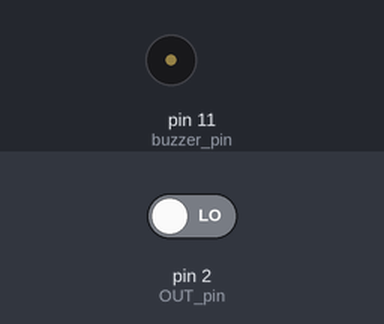
This sketch was run on a simulated Arduino Uno, built with avr-gcc and run on an emulated ATmega328P. Shown: buzzer (waves = sounding, pin HIGH). The test bench sets the inputs (shaded band); at power-on: pin 2 (OUT_pin) LOW.

Above: at 1.2 s.
1.3 s: pin 2 (OUT_pin) driven HIGH
At 1.55 s:
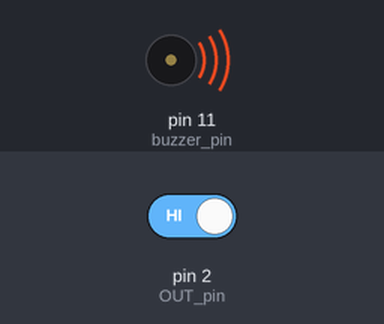
4.3 s: pin 2 (OUT_pin) driven LOW
At 4.3 s:
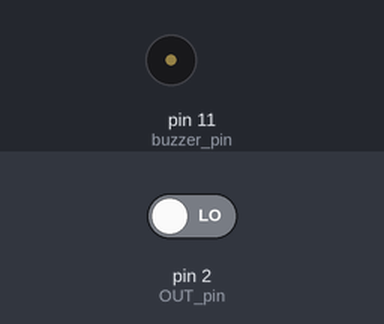
Timing chart, 0 to 7.3 s (numbered marks = the images above; inputs shaded):
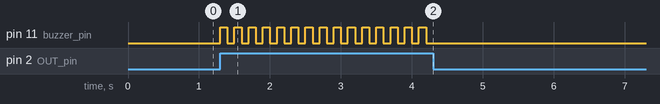

The sketch:

PIR.ino
```cpp
int OUT_pin = 2;
int buzzer_pin = 11;

void setup() {
  pinMode(OUT_pin, INPUT); //Pin 2 as INPUT
  pinMode(buzzer_pin, OUTPUT); //PIN 11 as OUTPUT
}

void loop() {
  if (digitalRead(OUT_pin) == HIGH)
  {
    digitalWrite(buzzer_pin, HIGH); // turn the Buzzer ON
    delay(100); // wait for 100 milli second
    digitalWrite(buzzer_pin, LOW); // turn the Buzzer OFF
    delay(100); // wait for 100 milli second
  }
}
```

Measured:
- after the input at 1.3 s, pin 11 (buzzer_pin): alternates HIGH for 0.10 s and LOW for 0.10 s, starting at once
- after the input at 4.3 s, pin 11 (buzzer_pin): stops changing and stays LOW
